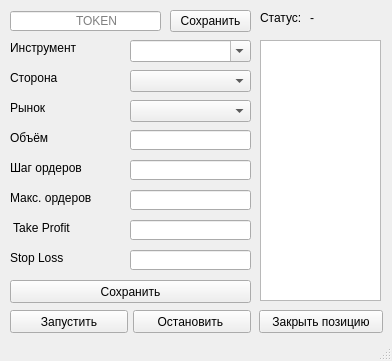
<?xml version="1.0" encoding="UTF-8"?>
<ui version="4.0">
 <class>MainWindow</class>
 <widget class="QMainWindow" name="MainWindow">
  <property name="geometry">
   <rect>
    <x>0</x>
    <y>0</y>
    <width>392</width>
    <height>361</height>
   </rect>
  </property>
  <property name="windowTitle">
   <string>MainWindow</string>
  </property>
  <widget class="QWidget" name="centralwidget">
   <widget class="QLabel" name="label_19">
    <property name="geometry">
     <rect>
      <x>260</x>
      <y>10</y>
      <width>41</width>
      <height>16</height>
     </rect>
    </property>
    <property name="text">
     <string>Статус:</string>
    </property>
   </widget>
   <widget class="QComboBox" name="symbol">
    <property name="geometry">
     <rect>
      <x>130</x>
      <y>40</y>
      <width>121</width>
      <height>22</height>
     </rect>
    </property>
    <property name="editable">
     <bool>true</bool>
    </property>
   </widget>
   <widget class="QPushButton" name="add">
    <property name="geometry">
     <rect>
      <x>10</x>
      <y>280</y>
      <width>241</width>
      <height>23</height>
     </rect>
    </property>
    <property name="text">
     <string>Сохранить</string>
    </property>
   </widget>
   <widget class="QPushButton" name="on">
    <property name="geometry">
     <rect>
      <x>10</x>
      <y>310</y>
      <width>118</width>
      <height>23</height>
     </rect>
    </property>
    <property name="text">
     <string>Запустить</string>
    </property>
   </widget>
   <widget class="QLineEdit" name="TP">
    <property name="geometry">
     <rect>
      <x>130</x>
      <y>220</y>
      <width>121</width>
      <height>20</height>
     </rect>
    </property>
    <property name="text">
     <string/>
    </property>
    <property name="placeholderText">
     <string/>
    </property>
   </widget>
   <widget class="QLineEdit" name="size">
    <property name="geometry">
     <rect>
      <x>130</x>
      <y>130</y>
      <width>121</width>
      <height>20</height>
     </rect>
    </property>
    <property name="placeholderText">
     <string/>
    </property>
   </widget>
   <widget class="QLineEdit" name="step_orders">
    <property name="geometry">
     <rect>
      <x>130</x>
      <y>160</y>
      <width>121</width>
      <height>20</height>
     </rect>
    </property>
    <property name="placeholderText">
     <string/>
    </property>
   </widget>
   <widget class="QLabel" name="label_13">
    <property name="geometry">
     <rect>
      <x>10</x>
      <y>160</y>
      <width>121</width>
      <height>16</height>
     </rect>
    </property>
    <property name="text">
     <string>Шаг ордеров</string>
    </property>
   </widget>
   <widget class="QLabel" name="label_18">
    <property name="geometry">
     <rect>
      <x>10</x>
      <y>220</y>
      <width>121</width>
      <height>16</height>
     </rect>
    </property>
    <property name="text">
     <string> Take Profit</string>
    </property>
   </widget>
   <widget class="QLineEdit" name="quantity_orders">
    <property name="geometry">
     <rect>
      <x>130</x>
      <y>190</y>
      <width>121</width>
      <height>20</height>
     </rect>
    </property>
    <property name="placeholderText">
     <string/>
    </property>
   </widget>
   <widget class="QPushButton" name="saveAPI">
    <property name="geometry">
     <rect>
      <x>170</x>
      <y>10</y>
      <width>81</width>
      <height>22</height>
     </rect>
    </property>
    <property name="text">
     <string>Сохранить</string>
    </property>
   </widget>
   <widget class="QLineEdit" name="API_KEY">
    <property name="geometry">
     <rect>
      <x>10</x>
      <y>11</y>
      <width>151</width>
      <height>20</height>
     </rect>
    </property>
    <property name="layoutDirection">
     <enum>Qt::LeftToRight</enum>
    </property>
    <property name="inputMask">
     <string/>
    </property>
    <property name="text">
     <string/>
    </property>
    <property name="placeholderText">
     <string>                   TOKEN</string>
    </property>
   </widget>
   <widget class="QPushButton" name="off">
    <property name="geometry">
     <rect>
      <x>133</x>
      <y>310</y>
      <width>118</width>
      <height>23</height>
     </rect>
    </property>
    <property name="text">
     <string>Остановить </string>
    </property>
   </widget>
   <widget class="QLabel" name="label_12">
    <property name="geometry">
     <rect>
      <x>10</x>
      <y>130</y>
      <width>121</width>
      <height>16</height>
     </rect>
    </property>
    <property name="text">
     <string>Объём</string>
    </property>
   </widget>
   <widget class="QLabel" name="label_6">
    <property name="geometry">
     <rect>
      <x>10</x>
      <y>40</y>
      <width>111</width>
      <height>16</height>
     </rect>
    </property>
    <property name="text">
     <string>Инструмент</string>
    </property>
   </widget>
   <widget class="QTextEdit" name="actSt">
    <property name="geometry">
     <rect>
      <x>260</x>
      <y>40</y>
      <width>121</width>
      <height>261</height>
     </rect>
    </property>
    <property name="html">
     <string>&lt;!DOCTYPE HTML PUBLIC &quot;-//W3C//DTD HTML 4.0//EN&quot; &quot;http://www.w3.org/TR/REC-html40/strict.dtd&quot;&gt;
&lt;html&gt;&lt;head&gt;&lt;meta name=&quot;qrichtext&quot; content=&quot;1&quot; /&gt;&lt;style type=&quot;text/css&quot;&gt;
p, li { white-space: pre-wrap; }
&lt;/style&gt;&lt;/head&gt;&lt;body style=&quot; font-family:'MS Shell Dlg 2'; font-size:8.25pt; font-weight:400; font-style:normal;&quot;&gt;
&lt;p style=&quot;-qt-paragraph-type:empty; margin-top:0px; margin-bottom:0px; margin-left:0px; margin-right:0px; -qt-block-indent:0; text-indent:0px;&quot;&gt;&lt;br /&gt;&lt;/p&gt;&lt;/body&gt;&lt;/html&gt;</string>
    </property>
    <property name="textInteractionFlags">
     <set>Qt::TextSelectableByMouse</set>
    </property>
   </widget>
   <widget class="QLabel" name="status">
    <property name="geometry">
     <rect>
      <x>310</x>
      <y>10</y>
      <width>61</width>
      <height>16</height>
     </rect>
    </property>
    <property name="text">
     <string>-</string>
    </property>
   </widget>
   <widget class="QLabel" name="label_17">
    <property name="geometry">
     <rect>
      <x>10</x>
      <y>190</y>
      <width>121</width>
      <height>16</height>
     </rect>
    </property>
    <property name="text">
     <string>Макс. ордеров</string>
    </property>
   </widget>
   <widget class="QLabel" name="label_7">
    <property name="geometry">
     <rect>
      <x>10</x>
      <y>100</y>
      <width>111</width>
      <height>16</height>
     </rect>
    </property>
    <property name="text">
     <string>Рынок</string>
    </property>
   </widget>
   <widget class="QComboBox" name="market">
    <property name="geometry">
     <rect>
      <x>130</x>
      <y>100</y>
      <width>121</width>
      <height>22</height>
     </rect>
    </property>
   </widget>
   <widget class="QComboBox" name="side">
    <property name="geometry">
     <rect>
      <x>130</x>
      <y>70</y>
      <width>121</width>
      <height>22</height>
     </rect>
    </property>
   </widget>
   <widget class="QLabel" name="label_8">
    <property name="geometry">
     <rect>
      <x>10</x>
      <y>70</y>
      <width>111</width>
      <height>16</height>
     </rect>
    </property>
    <property name="text">
     <string>Сторона</string>
    </property>
   </widget>
   <widget class="QLabel" name="label_20">
    <property name="geometry">
     <rect>
      <x>10</x>
      <y>250</y>
      <width>121</width>
      <height>16</height>
     </rect>
    </property>
    <property name="text">
     <string>Stop Loss</string>
    </property>
   </widget>
   <widget class="QLineEdit" name="SL">
    <property name="geometry">
     <rect>
      <x>130</x>
      <y>250</y>
      <width>121</width>
      <height>20</height>
     </rect>
    </property>
    <property name="text">
     <string/>
    </property>
    <property name="placeholderText">
     <string/>
    </property>
   </widget>
   <widget class="QPushButton" name="close_all">
    <property name="geometry">
     <rect>
      <x>259</x>
      <y>310</y>
      <width>124</width>
      <height>23</height>
     </rect>
    </property>
    <property name="text">
     <string>Закрыть позицию</string>
    </property>
   </widget>
  </widget>
  <widget class="QMenuBar" name="menubar">
   <property name="geometry">
    <rect>
     <x>0</x>
     <y>0</y>
     <width>392</width>
     <height>21</height>
    </rect>
   </property>
  </widget>
  <widget class="QStatusBar" name="statusbar"/>
 </widget>
 <resources/>
 <connections/>
</ui>
